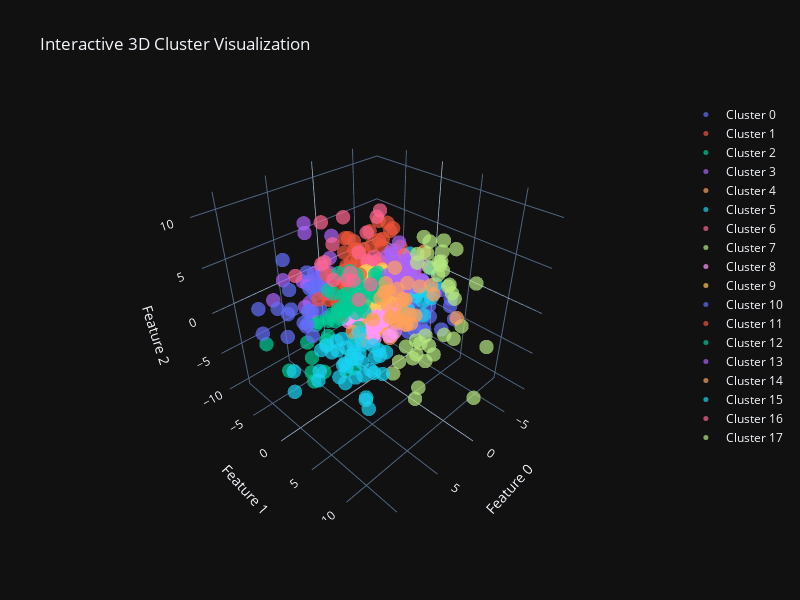

Here is the notebook cell this chart was saved with:
### Code cell
import plotly.graph_objects as go

# Assuming your DataFrame is named 'res3'

# Create a 3D scatter plot using Plotly
fig = go.Figure()

for cluster in range(res2['Cluster'].nunique()):
    cluster_data = res2[res2['Cluster'] == cluster]
    fig.add_trace(go.Scatter3d(
        x=cluster_data[0],
        y=cluster_data[1],
        z=cluster_data[2],
        mode='markers',
        marker=dict(size=5, color=cluster, opacity=0.7),
        name=f'Cluster {cluster}'
    ))

# Layout settings
fig.update_layout(
    scene=dict(
        xaxis_title='Feature 0',
        yaxis_title='Feature 1',
        zaxis_title='Feature 2',
        aspectmode='cube'
    ),
    title='Interactive 3D Cluster Visualization',
    width=800,  # Adjust the width as needed
    height=600  # Adjust the height as needed
)

# Show the interactive plot in the Jupyter Notebook
fig.show()
